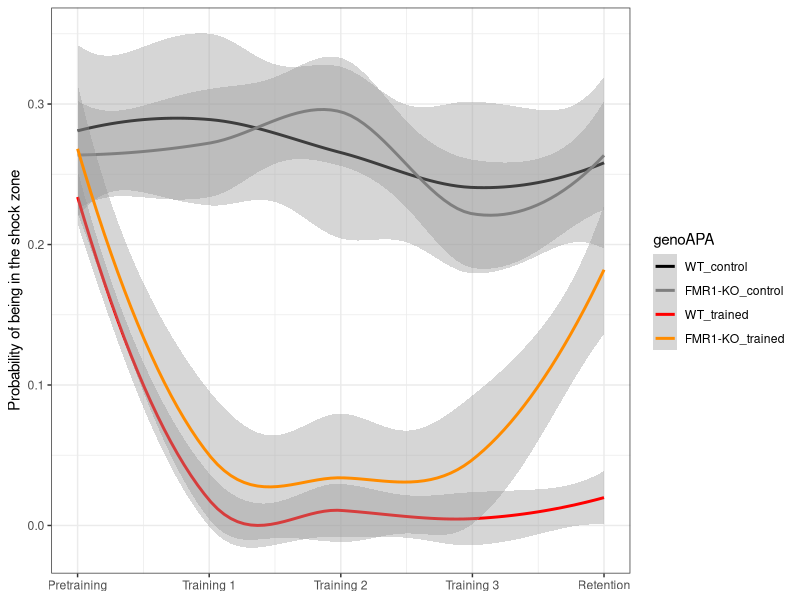
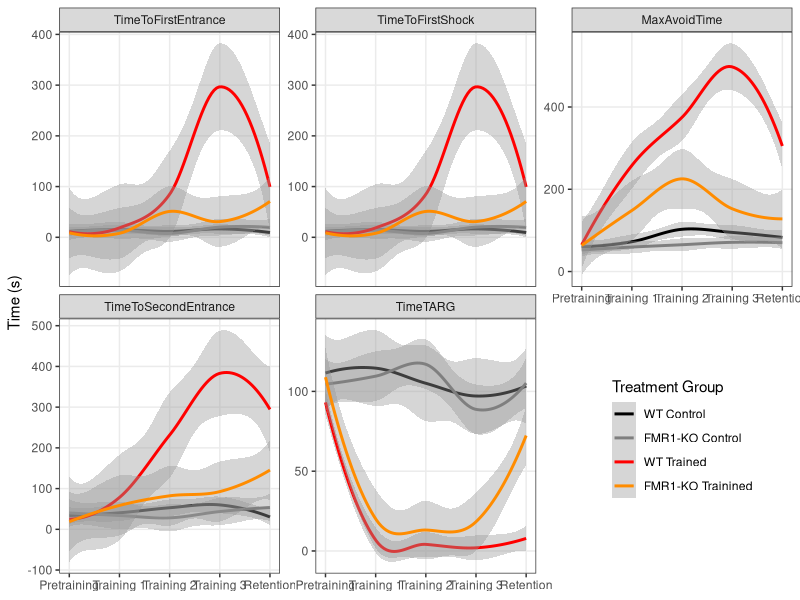
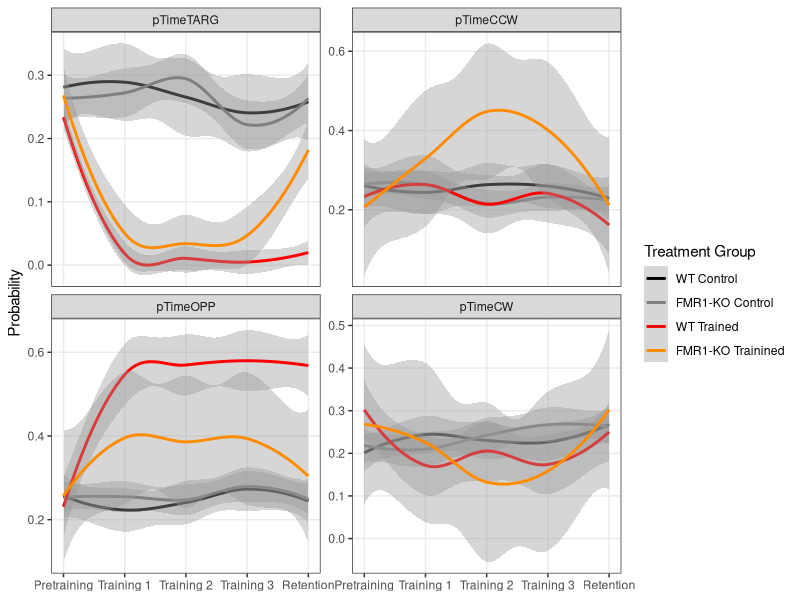
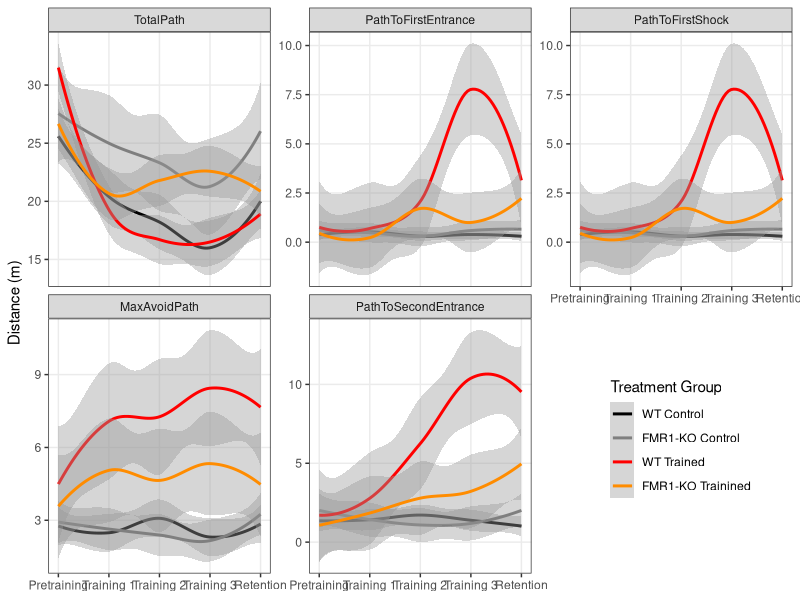
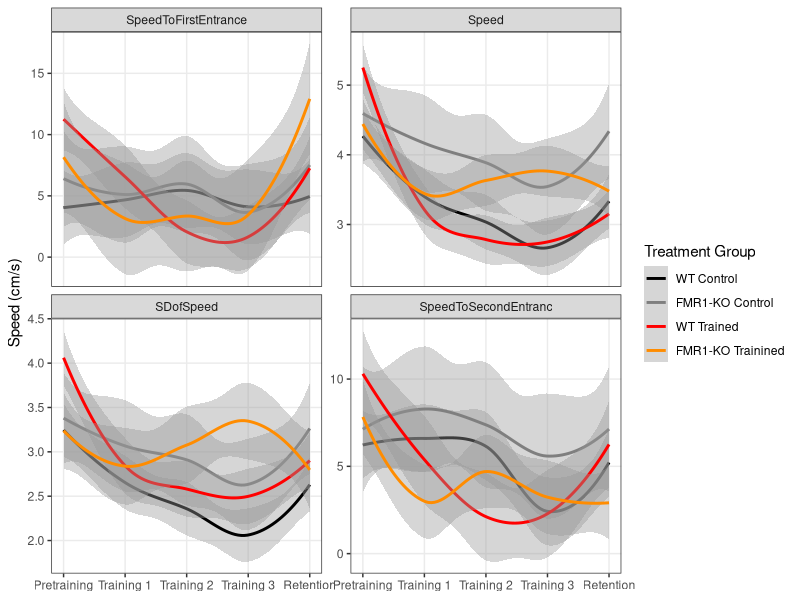
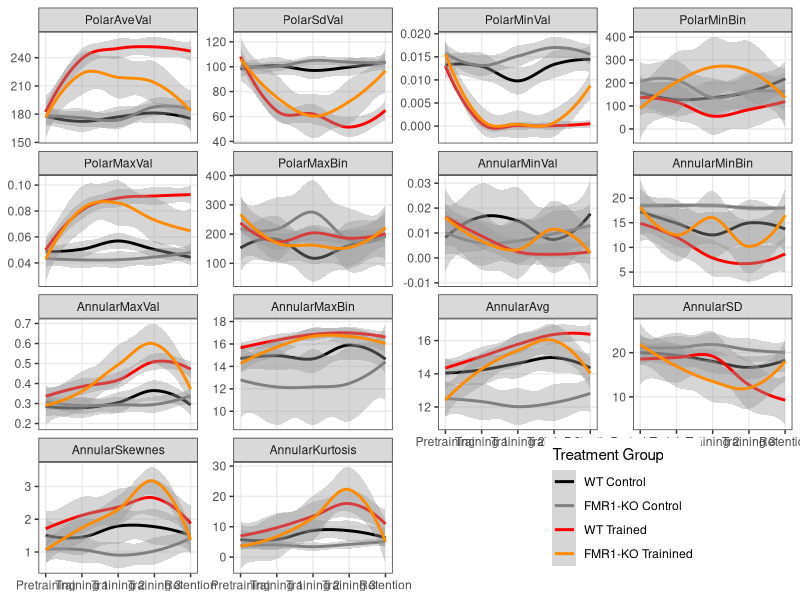
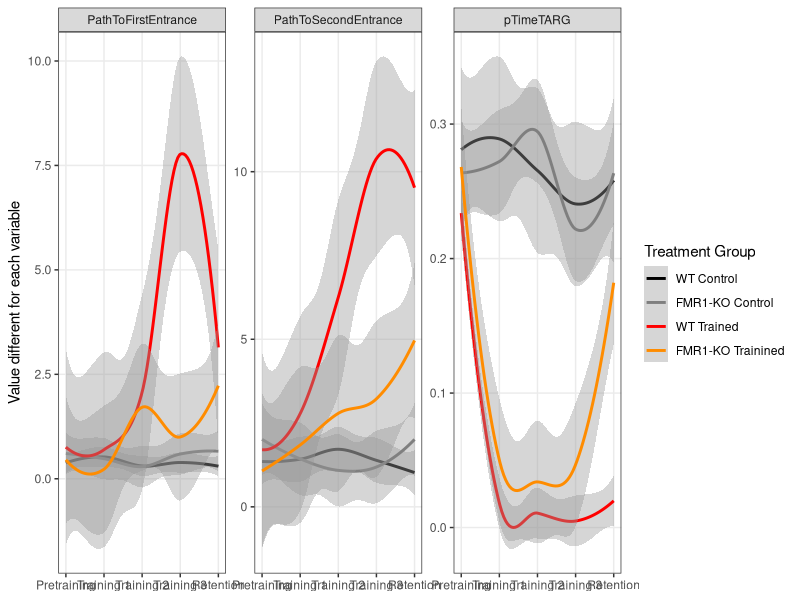
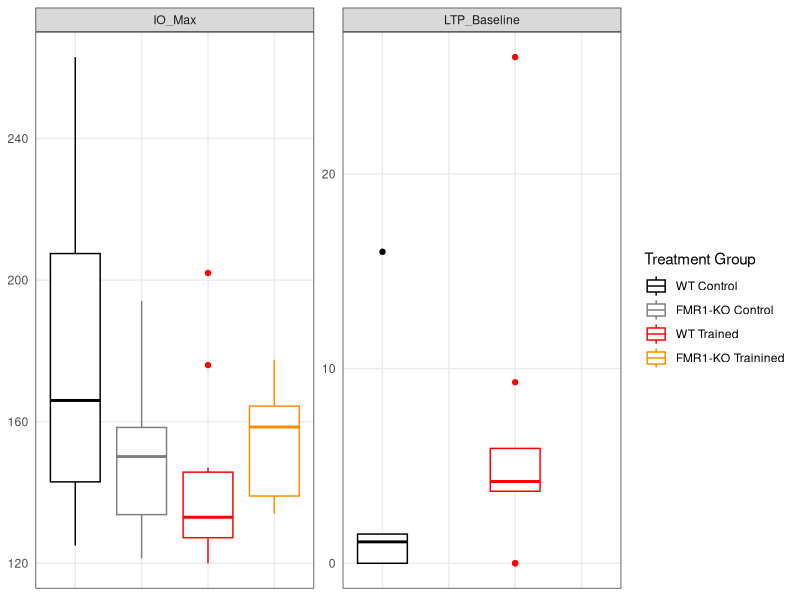

The R script that drew these images, in order: (Note: this script raises an error after producing the figures.)
# Part 1: Reading and analyzing beahvior and physiology data

## load libraries -----
library(dplyr) ## for filtering and selecting rows
library(plyr) ## for renmaing factors
library(ggplot2) ## for awesome plots!
library(reshape2) #@ for melting dataframe
library(ggdendro) ## for dendrograms!!

## wrangle the raw wt and fmr1 dataframes ----

## read the data 
setwd("~/Github/qPCR-mouse/Rayna/2013/data")
wt <- read.csv("01_WTbehavephys.csv", header=TRUE, stringsAsFactors = FALSE, na.strings = c("", "ND", "N/A"))
fmr1 <- read.csv("01_FMR1behavephys.csv", header=TRUE, stringsAsFactors = FALSE, na.strings = c("", "ND", "N/A"))

## fixing columns both fmr1 and wt are as equivilent as possible
wt$filename <- as.character(paste(wt$filename, wt$X, sep="_")) ## mgerge 2 columns 

## delete obsolete columns
wt$X <- NULL 
wt$X.1 <- NULL
fmr1$X <- NULL
wt$next. <- NULL
fmr1$next. <- NULL
fmr1$PopSpike.max........mV. <- NA  ## add column
fmr1$PospSpike.Probability <- NA  ## add column
fmr1 <- fmr1[-c(75:80), ] ## removing rows
names(wt)
names(fmr1)


## create ind column with a animal name that matches qpcr (e.g "FMR1 AB" or "BL 19")
wt$ind <- wt$filename
head(wt$ind)
wt$ind <- gsub("[[:blank:]]*bl", "BL ", wt$ind) ##removed blank space then changes bl1... to BL 1...
wt$ind <- gsub("D[[:print:]]*", "", wt$ind) ## deletes the D (for Day) and everythign thereafter
wt$ind

fmr1$ind <- fmr1$filename
fmr1$ind <- gsub("RoomTrack_", "", fmr1$ind) ##remove RommTrack_"
fmr1$ind <- gsub("fmr1", "FMR1 ", fmr1$ind) ## changes to FMR1
fmr1$ind <- gsub("frm1", "FMR1 ", fmr1$ind) ## because one was typed wrong
fmr1$ind <- gsub("wildtype", "BL ", fmr1$ind) ## that one wildtype sample name
fmr1$ind <- gsub("_[ptr][[:print:]]*", "", fmr1$ind) ##deletes the rest of the filename
fmr1$ind

## rename columns
names(wt)[3] <- "TotalTime"
names(wt)[4] <- "TotalPath"
names(wt)[5] <- "Entrances"
names(wt)[6] <- "TimeToFirstEntrance"
names(wt)[7] <- "PathToFirstEntrance"
names(wt)[8] <- "SpeedToFirstEntrance"
names(wt)[9] <- "EntrancePerDistance"
names(wt)[10] <- "TotalShocks"
names(wt)[11] <- "TimeToFirstShock"
names(wt)[12] <- "PathToFirstShock"
names(wt)[13] <- "Speed"
names(wt)[14] <- "SDofSpeed"
names(wt)[15] <- "LineArity"
names(wt)[16] <- "MaxAvoidTime"
names(wt)[17] <- "MaxAvoidPath"
names(wt)[18] <- "TimeToSecondEntrance"
names(wt)[19] <- "PathToSecondEntrance"
names(wt)[20] <- "SpeedToSecondEntranc"
names(wt)[21] <- "TimeTARG"
names(wt)[22] <- "pTimeTARG"
names(wt)[23] <- "pTimeCCW"
names(wt)[24] <- "pTimeOPP"
names(wt)[25] <- "pTimeCW"
names(wt)[26] <- "RayleigLength"
names(wt)[27] <- "RayleigAngle"
names(wt)[28] <- "PolarAveVal"
names(wt)[29] <- "PolarSdVal"
names(wt)[30] <- "PolarMinVal"
names(wt)[31] <- "PolarMinBin"
names(wt)[32] <- "MinLoBin"
names(wt)[33] <- "MinHiBin"
names(wt)[34] <- "PolarMaxVal"
names(wt)[35] <- "PolarMaxBin"
names(wt)[36] <- "MaxLoBin"
names(wt)[37] <- "MaxHiBin"
names(wt)[38] <- "AnnularMinVal"
names(wt)[39] <- "AnnularMinBin"
names(wt)[40] <- "AnnularMaxVal"
names(wt)[41] <- "AnnularMaxBin"
names(wt)[42] <- "AnnularAvg"
names(wt)[43] <- "AnnularSD"
names(wt)[44] <- "AnnularSkewnes"
names(wt)[45] <- "AnnularKurtosis"
names(wt)[46] <- "ind_bad"
names(wt)[47] <- "genotype_bad"
names(wt)[48] <- "APA"
names(wt)[49] <- "TotalLocomotorActivity"
names(wt)[50] <- "LastLocomotorActivity"
names(wt)[51] <- "TotalPunishment"
names(wt)[53] <- "LastPunishment"
names(wt)[54] <- "LastTotalEntrances"
names(wt)[55] <- "T1Retention"
names(wt)[56] <- "T2Retention"
names(wt)[57] <- "IO_Max"
names(wt)[58] <- "LTP_Baseline"
names(wt)[59] <- "LTP_Baseline_SD"
names(wt) # check all good

## do same for fmr1
names(fmr1)[3] <- "TotalTime"
names(fmr1)[4] <- "TotalPath"
names(fmr1)[5] <- "Entrances"
names(fmr1)[6] <- "TimeToFirstEntrance"
names(fmr1)[7] <- "PathToFirstEntrance"
names(fmr1)[8] <- "SpeedToFirstEntrance"
names(fmr1)[9] <- "EntrancePerDistance"
names(fmr1)[10] <- "TotalShocks"
names(fmr1)[11] <- "TimeToFirstShock"
names(fmr1)[12] <- "PathToFirstShock"
names(fmr1)[13] <- "Speed"
names(fmr1)[14] <- "SDofSpeed"
names(fmr1)[15] <- "LineArity"
names(fmr1)[16] <- "MaxAvoidTime"
names(fmr1)[17] <- "MaxAvoidPath"
names(fmr1)[18] <- "TimeToSecondEntrance"
names(fmr1)[19] <- "PathToSecondEntrance"
names(fmr1)[20] <- "SpeedToSecondEntranc"
names(fmr1)[21] <- "TimeTARG"
names(fmr1)[22] <- "pTimeTARG"
names(fmr1)[23] <- "pTimeCCW"
names(fmr1)[24] <- "pTimeOPP"
names(fmr1)[25] <- "pTimeCW"
names(fmr1)[26] <- "RayleigLength"
names(fmr1)[27] <- "RayleigAngle"
names(fmr1)[28] <- "PolarAveVal"
names(fmr1)[29] <- "PolarSdVal"
names(fmr1)[30] <- "PolarMinVal"
names(fmr1)[31] <- "PolarMinBin"
names(fmr1)[32] <- "MinLoBin"
names(fmr1)[33] <- "MinHiBin"
names(fmr1)[34] <- "PolarMaxVal"
names(fmr1)[35] <- "PolarMaxBin"
names(fmr1)[36] <- "MaxLoBin"
names(fmr1)[37] <- "MaxHiBin"
names(fmr1)[38] <- "AnnularMinVal"
names(fmr1)[39] <- "AnnularMinBin"
names(fmr1)[40] <- "AnnularMaxVal"
names(fmr1)[41] <- "AnnularMaxBin"
names(fmr1)[42] <- "AnnularAvg"
names(fmr1)[43] <- "AnnularSD"
names(fmr1)[44] <- "AnnularSkewnes"
names(fmr1)[45] <- "AnnularKurtosis"
names(fmr1)[46] <- "ind_bad"
names(fmr1)[47] <- "genotype_bad"
names(fmr1)[48] <- "APA"
names(fmr1)[49] <- "TotalLocomotorActivity"
names(fmr1)[50] <- "LastLocomotorActivity"
names(fmr1)[51] <- "TotalPunishment"
names(fmr1)[53] <- "LastPunishment"
names(fmr1)[54] <- "LastTotalEntrances"
names(fmr1)[55] <- "T1Retention"
names(fmr1)[56] <- "T2Retention"
names(fmr1)[57] <- "IO_Max"
names(fmr1)[58] <- "LTP_Baseline"
names(fmr1)[59] <- "LTP_Baseline_SD"

## add columns genotype (easier for wt df than for fmr1 df)
wt$genotype <- as.factor("WT")
fmr1$genotype <- ifelse(grepl("fmr1|frm1",fmr1$filename),'FMR1-KO','WT')
fmr1$genotype <- as.factor(fmr1$genotype)

## binding, clearning, filtering, renaming, adding conditions ----

wtfmr1 <- rbind(wt, fmr1) ## combine the datasets into one
wtfmr1 <- filter(wtfmr1, grepl("Room", filename)) ## remove non-data rows
str(wtfmr1)

## making strings factors
wtfmr1$ind <- as.factor(wtfmr1$ind)  
wtfmr1$APA <- as.factor(wtfmr1$APA) 

## making a bunch of columns numeric
wtfmr1[, c(3:45, 49:56, 58:59)] <- sapply(wtfmr1[, c(3:45, 49:56, 58:59)], as.numeric)
str(wtfmr1)

## add column session with APA information
wtfmr1$session <- ifelse(grepl("pretraining|pretrain|Hab", wtfmr1$filename), "pretraining", 
                     ifelse(grepl("training1|Train1", wtfmr1$filename), "training1",
                            ifelse(grepl("training2|Train2", wtfmr1$filename), "training2",
                                   ifelse(grepl("training3|Train3", wtfmr1$filename), "training3",
                                          ifelse(grepl("retention|reten|Retest", wtfmr1$filename), "retention", "NA")))))
wtfmr1$session  ## check that all names good with no NAs                                 
wtfmr1$session <- as.factor(wtfmr1$session)  
wtfmr1$session <- factor(wtfmr1$session, levels = c("pretraining", "training1", "training2", "training3", "retention"))

### separate out the summary columns and clean up / wrangle ----
summary <- filter(wtfmr1, session == "retention")
summary <- summary[c(60:61,48,62,49:59,1)] #select and reorder columns, so animal first
names(summary)
str(summary)

## rename APA to match qpcr data
summary$APA <- revalue(summary$APA, c("untrained" = "control")) 
summary$APA <- factor(summary$APA, levels = c("control", "trained"))
summary$APA

## making a bunch of columns numeric
summary$IO_Max <- gsub("%", "", summary$IO_Max) #remove the percent sign
summary[, c(5:15)] <- sapply(summary[, c(5:15)], as.numeric)

## create genoAPA column
summary$genoAPA <- summary$genoAPA <- as.factor(paste(summary$genotype,summary$APA, sep="_"))
summary$genoAPA <- factor(summary$genoAPA, levels = c("WT_control", "FMR1-KO_control", "WT_trained", "FMR1-KO_trained"))
summary$genoAPA

### improve indiviual session dataframe ----
str(wtfmr1)
wtfmr1 <- wtfmr1[c(60:61,62,1:45)]  # removes summary columns

##create APA dataframe to add APA to wtfrm1
APA <-  summary[c(1:3)] 
wtfmr1 <- left_join(wtfmr1,APA) 
tail(wtfmr1)

## create columns for genotype*APA, genotype*APA*session, and genotype*APA*session*IND
wtfmr1$genoAPA <- wtfmr1$genoAPA <- as.factor(paste(wtfmr1$genotype,wtfmr1$APA, sep="_"))
wtfmr1$genoAPA <- factor(wtfmr1$genoAPA, levels = c("WT_control", "FMR1-KO_control", "WT_trained", "FMR1-KO_trained"))
wtfmr1$genoAPAsession <- as.factor(paste(wtfmr1$genoAPA, wtfmr1$session, sep="_")) #create genoAPAsession column
wtfmr1$genoAPAsessionInd <- as.factor(paste(wtfmr1$genoAPAsession, wtfmr1$ind, sep="_")) #create genoAPAsessionInd column
head(wtfmr1)
names(wtfmr1)

# reorders dataframe
wtfmr1 <- wtfmr1[c(1:4,49:52,5:48)]  
names(wtfmr1)

### melt the wtfmr1 df to make long for graphics
wtfmr1_long <- melt(wtfmr1, id=c("ind","genotype", "APA", "session", "genoAPA", "genoAPAsession", "genoAPAsessionInd", "filename"))
wtfmr1_long$value <- as.numeric(wtfmr1_long$value)
str(wtfmr1_long)

### Beahvior ggplots!!! -----
## create the color palette
FentonPalette <- c('black','grey50','red','darkorange')

## basic format to behavior of 4 groups by session stat smooth
ggplot(data=wtfmr1, aes(as.numeric(x=session), y=pTimeTARG, color=genoAPA)) + 
  stat_smooth() + theme_bw() + scale_colour_manual(values=FentonPalette) + 
  scale_y_continuous(name="Probability of being in the shock zone") + 
  scale_x_continuous(name =NULL, 
                     labels=c("1" = "Pretraining", "2" = "Training 1", 
                              "3" = "Training 2", "4" = "Training 3", "5" = "Retention"))

## Plots of time in seconds: saved as 1_TimeMeasures
wtfmr1_long %>% 
  filter(grepl("Time", variable)) %>% 
  filter(!grepl("TotalTime|pTime", variable)) %>% 
  ggplot(aes(as.numeric(x=session), y=value, color=genoAPA)) +
  stat_smooth() + facet_wrap(~variable, scales = "free_y") +
  scale_y_continuous(name="Time (s)") + 
  scale_x_continuous(name =NULL, 
                     labels=c("1" = "Pretraining", "2" = "Training 1", 
                              "3" = "Training 2", "4" = "Training 3", "5" = "Retention")) +
  scale_colour_manual(values=FentonPalette, name="Treatment Group",
                      labels=c("WT Control", "FMR1-KO Control", "WT Trained", "FMR1-KO Trainined")) +
  theme_bw() + 
  theme(panel.grid.minor = element_blank(), legend.position = c(0.85, 0.25))

## Plots of pTime (probability): saved as 1_TimeProbability
wtfmr1_long %>% filter(grepl("pTime", variable)) %>% 
  ggplot(aes(as.numeric(x=session), y=value, color=genoAPA)) +
  stat_smooth() + facet_wrap(~variable, scales = "free_y") +
  scale_y_continuous(name="Probability") + 
  scale_x_continuous(name =NULL, 
                     labels=c("1" = "Pretraining", "2" = "Training 1", 
                              "3" = "Training 2", "4" = "Training 3", "5" = "Retention")) +
  scale_colour_manual(values=FentonPalette, name="Treatment Group",
                      labels=c("WT Control", "FMR1-KO Control", "WT Trained", "FMR1-KO Trainined")) +
  theme_bw() + 
  theme(panel.grid.minor = element_blank())

## Plots of path (distance): saved as 1_Path
wtfmr1_long %>% filter(grepl("Path", variable)) %>% 
  ggplot(aes(as.numeric(x=session), y=value, color=genoAPA)) +
  stat_smooth() + facet_wrap(~variable, scales = "free_y") +
  scale_y_continuous(name="Distance (m)") + 
  scale_x_continuous(name =NULL, 
                     labels=c("1" = "Pretraining", "2" = "Training 1", 
                              "3" = "Training 2", "4" = "Training 3", "5" = "Retention")) +
  scale_colour_manual(values=FentonPalette, name="Treatment Group",
                      labels=c("WT Control", "FMR1-KO Control", "WT Trained", "FMR1-KO Trainined")) +
  theme_bw() + 
  theme(panel.grid.minor = element_blank(), legend.position = c(0.85, 0.25))

## Plots of speed: saved as 1_Speed
wtfmr1_long %>% 
  filter(grepl("Speed|speed", variable))%>% 
  ggplot(aes(as.numeric(x=session), y=value, color=genoAPA)) +
  stat_smooth() + facet_wrap(~variable, scales = "free_y") +
  scale_y_continuous(name="Speed (cm/s)") + 
  scale_x_continuous(name =NULL, 
                     labels=c("1" = "Pretraining", "2" = "Training 1", 
                              "3" = "Training 2", "4" = "Training 3", "5" = "Retention")) +
  scale_colour_manual(values=FentonPalette, name="Treatment Group",
                      labels=c("WT Control", "FMR1-KO Control", "WT Trained", "FMR1-KO Trainined")) +
  theme_bw() + 
  theme(panel.grid.minor = element_blank())

## Other Plots of speed: Rayleight, Polar, Annular Stuff : Saved as 1-Other
wtfmr1_long %>% 
  filter(grepl("Rayleigh|Polar|Annular", variable)) %>% 
  ggplot(aes(as.numeric(x=session), y=value, color=genoAPA)) +
  stat_smooth() + facet_wrap(~variable, scales = "free_y") +
  scale_y_continuous(name=NULL) + 
  scale_x_continuous(name =NULL, 
                     labels=c("1" = "Pretraining", "2" = "Training 1", 
                              "3" = "Training 2", "4" = "Training 3", "5" = "Retention")) +
  scale_colour_manual(values=FentonPalette, name="Treatment Group",
                      labels=c("WT Control", "FMR1-KO Control", "WT Trained", "FMR1-KO Trainined")) +
  theme_bw() + 
  theme(panel.grid.minor = element_blank(),legend.position = c(0.775, 0.125))

### Favorite that show leanring diffs
## saved as 1-behaviorplots
wtfmr1_long %>% 
  filter(grepl("pTimeTARG|PathToFirstEntrance|PathToSecondEntrance", variable))%>% 
  ggplot(aes(as.numeric(x=session), y=value, color=genoAPA)) +
  stat_smooth() + facet_wrap(~variable, scales = "free_y") +
  scale_y_continuous(name="Value different for each variable") + 
  scale_x_continuous(name =NULL, 
                     labels=c("1" = "Pretraining", "2" = "Training 1", 
                              "3" = "Training 2", "4" = "Training 3", "5" = "Retention")) +
  scale_colour_manual(values=FentonPalette, name="Treatment Group",
                      labels=c("WT Control", "FMR1-KO Control", "WT Trained", "FMR1-KO Trainined")) +
  theme_bw() + 
  theme(panel.grid.minor = element_blank())


### Electrophysiology melting and graphing!!! ---- 

## first, melt the data
head(summary)
summary_long <- melt(summary, id=c("ind","genotype", "APA", "session", "filename", "genoAPA"))
summary_long$value <- as.numeric(summary_long$value)
str(summary_long)

## plot all the summary_long data!: saved as 1-SummaryValues
summary_long %>%
  filter(grepl("IO_Max|LTP_Baseline", variable))%>% 
  filter(!grepl("LTP_Baseline_SD", variable))%>% 
  ggplot(aes(x=genoAPA, y=value, color=genoAPA)) +
  geom_boxplot() +  facet_wrap(~variable, scales = "free_y") +
  theme_bw() +
  scale_y_continuous(name=NULL) + 
  scale_x_discrete(name=NULL) + 
  scale_colour_manual(values=FentonPalette, name="Treatment Group",
                      labels=c("WT Control", "FMR1-KO Control", "WT Trained", "FMR1-KO Trainined")) +
  theme_bw() + 
  theme(panel.grid.minor = element_blank(),
        axis.text.x = element_blank(), 
        axis.ticks = element_blank())

### Correlation plot 1 : all data for individuals ----

## first, make the data a matrix with genoAPAsessionInd as the row names
wtfmr1_matrix <- wtfmr1    #create new dataframe
rownames(wtfmr1_matrix) <- wtfmr1_matrix$genoAPAsessionInd     # set $genoAPAsessionInd as rownames
names(wtfmr1_matrix)
wtfmr1_matrix <- wtfmr1_matrix[-c(1:8,10)] #delete all non-numeric columns and TotalTime
head(wtfmr1_matrix)
str(wtfmr1_matrix)

## next, compute a correlation matrix and melt
wtfmrt_cormat <- round(cor(wtfmr1_matrix),2) # compute correlations
wtfmrt_cormatlong <- melt(wtfmrt_cormat) # melt
head(wtfmrt_cormatlong)

## heatmap NOT clustered!!! # Saved as 1-beahvheatmap-ind
ggplot(data = wtfmrt_cormatlong, aes(x=X1, y=X2, fill=value)) + 
  geom_tile(color = "white")+
  scale_fill_gradient2(low = "turquoise4", high = "tan4", mid = "white", 
                       midpoint = 0, limit = c(-1,1), space = "Lab", 
                       name="Pearson\nCorrelation") +
  theme_minimal()+ # minimal theme
  theme(axis.text.x = element_text(angle = 45, vjust = 1, 
                                   size = 10, hjust = 1)) +
  scale_x_discrete(name="") +
  scale_y_discrete(name="") 

col <- colorRampPalette(c("turquoise4", "white", "tan4"))(n = 299)
heatmap.2(wtfmrt_cormat, col=col, 
          density.info="none", trace="none", dendrogram=c("row"), 
          symm=F,symkey=T,symbreaks=T, scale="none")
          #cellnote = wtfmrt_cormat, notecol="black")


### Correlation plot 2 : data averaged first by group ----

## create matrix with genoAPAsession average values
wtfmr1_matrix_avg <- wtfmr1    #create new dataframe
names(wtfmr1_matrix_avg)
wtfmr1_matrix_avg <- wtfmr1_matrix_avg[-c(1:5,7:8,51:52)] #delete TotalTime and non-numeric columns EXCEPT genoAPAsession

wtfmr1_matrix_avg <- wtfmr1_matrix_avg %>% 
  group_by(genoAPAsession) %>%
  dplyr::summarise_each(funs(mean))
wtfmr1_matrix_avg <- as.data.frame(wtfmr1_matrix_avg)
rownames(wtfmr1_matrix_avg) <- wtfmr1_matrix_avg$genoAPAsession  # set $genoAPAsession as rownames
wtfmr1_matrix_avg[1] <- NULL
head(wtfmr1_matrix_avg)

## next, compute a correlation matrix and melt
wtfmr1_matrix_avg_cormat <- round(cor(wtfmr1_matrix_avg),2) # compute correlations
head(wtfmr1_matrix_avg_cormat)
wtfmr1_matrix_avg_cormatlong <- melt(wtfmr1_matrix_avg_cormat) # melt
head(wtfmr1_matrix_avg_cormatlong)

## heatmap clustered!!! # Saved as 1-heatmap-group
ggplot(data = wtfmr1_matrix_avg_cormatlong, aes(x=X1, y=X2, fill=value)) + 
  geom_tile(color = "white")+
  scale_fill_gradient2(low = "turquoise4", high = "tan4", mid = "white", 
                       midpoint = 0, limit = c(-1,1), space = "Lab", 
                       name="Pearson\nCorrelation") +
  theme_minimal()+ # minimal theme
  theme(axis.text.x = element_text(angle = 45, vjust = 1, 
                                   size = 10, hjust = 1)) +
  scale_x_discrete(name="") +
  scale_y_discrete(name="") 

heatmap.2(wtfmr1_matrix_avg_cormat, col=col, 
          density.info="none", trace="none", dendrogram=c("row"), 
          symm=F,symkey=T,symbreaks=T, scale="none")


### Not used but useful single plots ----

## simple box plot faceted by genotype colored by genotype
ggplot(data = wtfmr1, aes(x = session, y = TimeToFirstEntrance, fill=genoAPA)) +
  geom_boxplot() + facet_wrap( ~ genoAPA)
## simple box plot colored by genotype
ggplot(data = wtfmr1, aes(x = session, y = TimeToSecondEntrance, by=genoAPA, fill=genoAPA)) +
  geom_boxplot()
## line plots for every individual shown individually
ggplot(data=wtfmr1, aes(as.numeric(x=session), y=pTimeTARG, by=ind, color=genoAPA)) +
  geom_line() + facet_wrap( ~ ind)
## line plots for every individual shown by group
ggplot(data=wtfmr1, aes(as.numeric(x=session), y=TimeToSecondEntrance, by=ind, color=genoAPA)) +
  geom_line() + facet_wrap( ~ genoAPA)
## line plots for every individual shown by group colored by individual
ggplot(data=wtfmr1, aes(as.numeric(x=session), y=PathToSecondEntrance, by=ind, color=ind)) +
  geom_line() + facet_wrap(~ genoAPA) 

## Time to 2nd entrance of 4 groups by session stat smooth
ggplot(data=wtfmr1, aes(as.numeric(x=session), y=TimeToSecondEntrance, color=genoAPA)) + 
  stat_smooth() + # plots line with confidence interval
  scale_y_continuous(name="Time to 2nd Entrance (s)") + # renames x axis
  scale_x_continuous(name =NULL, #removed y axis label
                     labels=c("1" = "Pretraining", "2" = "Training 1",  # renmaes x axis labeles
                              "3" = "Training 2", "4" = "Training 3", "5" = "Retention")) +
  scale_colour_manual(values=FentonPalette, name="Treatment Group", # says use color palete, rename legend
                      labels=c("WT Control", "FMR1-KO Control", "WT Trained", "FMR1-KO Trainined")) + 
  theme_bw() # removes grey background

## some statistics ----
lm1 = lm(data=wtfmr1, TimeToSecondEntrance~genoAPA+session+genoAPA:session)
summary(lm1)
xtabs(data=wtfmr1, ~genoAPA+session)
anova(lm1)
